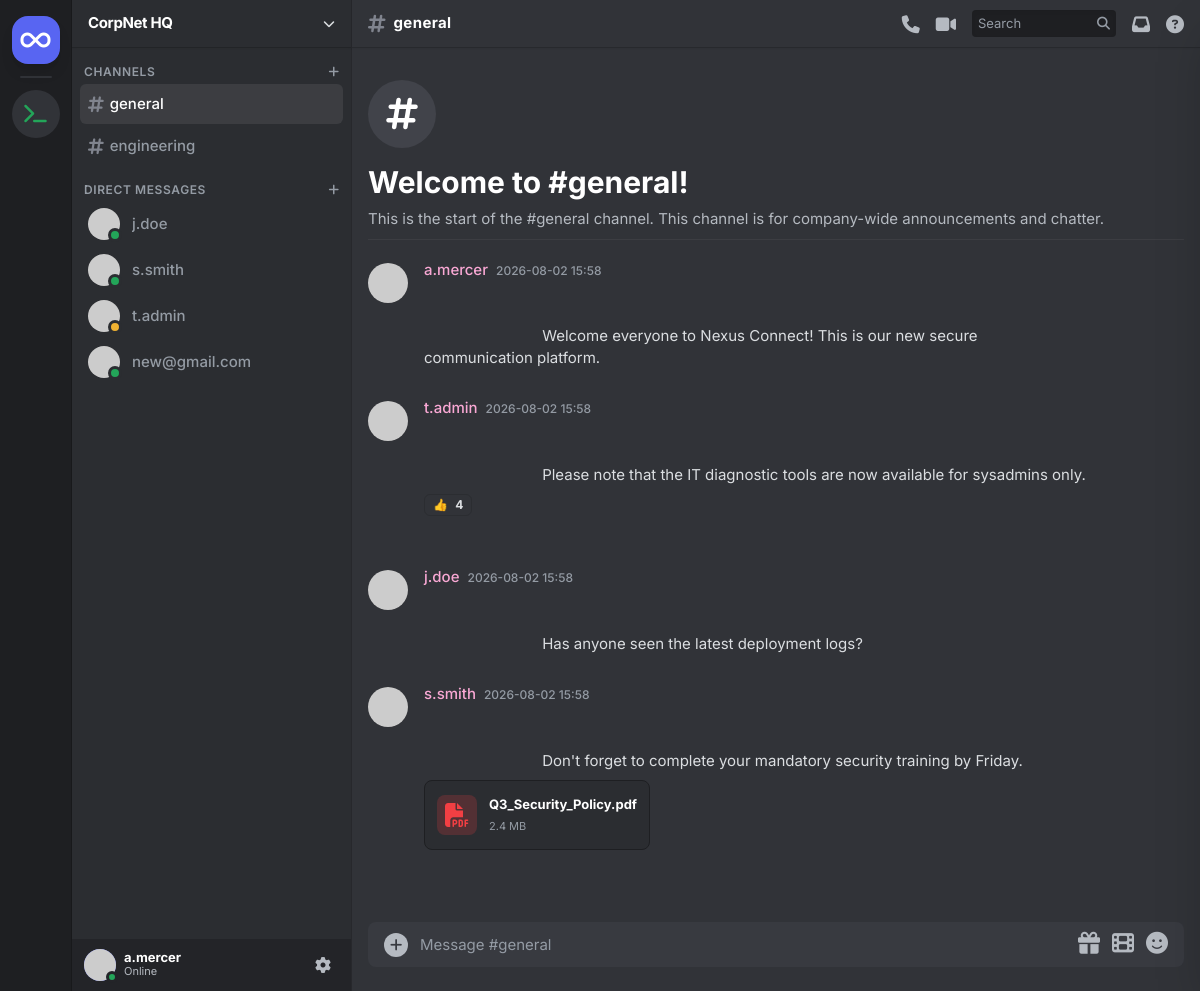
The app's page /app (signed in) with its own data.
### tables this page shows
CREATE TABLE users (
            id INTEGER PRIMARY KEY AUTOINCREMENT,
            username TEXT NOT NULL,
            password TEXT NOT NULL,
            role TEXT DEFAULT 'user',
            department TEXT DEFAULT 'General',
            title TEXT DEFAULT 'Employee',
            internal_profile TEXT,
            bio TEXT DEFAULT 'Hey there! I am using Nexus Connect.'
        );

CREATE TABLE messages (
            id INTEGER PRIMARY KEY AUTOINCREMENT,
            sender TEXT NOT NULL,
            receiver TEXT,
            content TEXT NOT NULL,
            channel TEXT DEFAULT 'general',
            timestamp DATETIME DEFAULT CURRENT_TIMESTAMP
        );

### app.py (the view, shortened to what this page needs)
@app.route('/app', methods=['GET', 'POST'])
@app.route('/app/<target_user>', methods=['GET', 'POST'])
def app_chat(target_user=None):
    user = get_current_user()
    if not user:
        return redirect(url_for('login'))
    db = get_db()
    cursor = db.cursor()
    if target_user:
        cursor.execute("""
            SELECT * FROM messages
            WHERE channel='dm'
            AND ((sender=? AND receiver=?) OR (sender=? AND receiver=?))
            ORDER BY timestamp ASC
        """, (user['username'], target_user, target_user, user['username']))
    else:
        cursor.execute("SELECT * FROM messages WHERE channel='general' ORDER BY timestamp ASC")
    messages = cursor.fetchall()
    cursor.execute("SELECT id, username, role, title FROM users")
    users = cursor.fetchall()
    return render_template('index.html', messages=messages, current_user=user, users=users, active_channel=target_user or 'general')

### app.py (called while the page is built)
def get_db():
    db = getattr(g, '_database', None)
    if db is None:
        db = g._database = sqlite3.connect(DATABASE)
        db.row_factory = sqlite3.Row
    return db

@app.teardown_appcontext
def close_connection(exception):
    db = getattr(g, '_database', None)
    if db is not None:
        db.close()

def get_current_user():
    session_id = request.cookies.get('session_id')
    if not session_id:
        return None
    return getattr(app, 'sessions', {}).get(session_id)

### templates/index.html (shortened to what this page needs)
<!DOCTYPE html>
<html lang="en">
<head>
    <script src="https://cdn.tailwindcss.com"></script>
    <link rel="stylesheet" href="https://cdnjs.cloudflare.com/ajax/libs/font-awesome/6.4.0/css/all.min.css">
</head>
<body class="h-screen flex overflow-hidden main-bg text-[#DBDEE1]">
    <div class="w-[72px] bg-[#1E1F22] flex flex-col items-center py-4 gap-3 border-r border-black/20 flex-shrink-0 z-20">
        <a href="/app" class="w-12 h-12 bg-[#5865F2] rounded-[16px] flex items-center justify-center shadow-lg text-white hover:rounded-xl transition-all cursor-pointer relative group">
            <i class="fa-solid fa-infinity text-2xl"></i>
        </a>
        <div class="w-8 h-[2px] bg-[#313338] rounded-full"></div>
        {% if current_user.role == 'admin' %}
        <a href="/it/noc/diagnostics" class="w-12 h-12 bg-[#313338] rounded-[24px] flex items-center justify-center text-[#23a559] hover:bg-[#23a559] hover:text-white hover:rounded-xl transition-all cursor-pointer relative group" title="IT Admin Tools">
            <i class="fa-solid fa-terminal text-xl"></i>
        </a>
        {% endif %}
    </div>
    <div class="w-[280px] sidebar-bg flex flex-col border-r border-black/10 flex-shrink-0 z-10">
        <div class="h-12 flex items-center px-4 border-b border-black/20 shadow-sm cursor-pointer hover:bg-white/5 transition-colors">
            <h1 class="font-bold text-white tracking-tight text-[15px]">CorpNet HQ</h1>
            <i class="fa-solid fa-chevron-down ml-auto text-xs text-[#DBDEE1]"></i>
        </div>
        <div class="flex-1 overflow-y-auto py-4">
            <div class="px-2 mb-4">
                <div class="flex items-center justify-between text-xs font-semibold text-[#949BA4] hover:text-[#DBDEE1] cursor-pointer mb-1 px-1">
                    <span class="uppercase tracking-wider">Channels</span>
                    <i class="fa-solid fa-plus"></i>
                </div>
                <div class="space-y-[2px]">
                    <a href="/app" class="flex items-center gap-1.5 px-2 py-1.5 rounded-md text-[15px] {% if active_channel == 'general' %}channel-active font-medium{% else %}text-[#949BA4] channel-hover font-medium{% endif %} transition-colors">
                        <i class="fa-solid fa-hashtag text-lg text-[#80848E]"></i> general
                    </a>
                    <a href="#" class="flex items-center gap-1.5 px-2 py-1.5 rounded-md text-[15px] text-[#949BA4] channel-hover font-medium transition-colors">
                        <i class="fa-solid fa-hashtag text-lg text-[#80848E]"></i> engineering
                    </a>
                </div>
            </div>
            <div class="px-2">
                <div class="flex items-center justify-between text-xs font-semibold text-[#949BA4] hover:text-[#DBDEE1] cursor-pointer mb-1 px-1">
                    <span class="uppercase tracking-wider">Direct Messages</span>
                    <i class="fa-solid fa-plus"></i>
                </div>
                <div class="space-y-[2px]">
                    {% for u in users %}
                    {% if u.username != current_user.username %}
                    <a href="/app/{{ u.username }}" class="flex items-center gap-3 px-2 py-1.5 rounded-md text-[15px] {% if active_channel == u.username %}channel-active font-medium{% else %}text-[#949BA4] channel-hover font-medium{% endif %} transition-colors group">
                        <div class="relative flex-shrink-0">
                            <div class="w-8 h-8 rounded-full bg-[#1E1F22] flex items-center justify-center overflow-hidden">
                                <img src="https://ui-avatars.com/api/?name={{ u.username }}&background=1E1F22&color=fff&size=64&bold=true" class="w-full h-full" alt="Avatar">
                            </div>
                            {% if u.username == 't.admin' %}
                                <div class="absolute -bottom-0.5 -right-0.5 w-3.5 h-3.5 bg-[#F0B232] rounded-full border-[3px] border-[#2B2D31]" title="Idle"></div>
                            {% elif u.username == 'a.mercer' %}
                                <div class="absolute -bottom-0.5 -right-0.5 w-3.5 h-3.5 bg-[#F23F43] rounded-full border-[3px] border-[#2B2D31] flex items-center justify-center" title="Do Not Disturb"><div class="w-1.5 h-0.5 bg-[#2B2D31] rounded-full"></div></div>
                            {% else %}
                                <div class="absolute -bottom-0.5 -right-0.5 w-3.5 h-3.5 bg-[#23A559] rounded-full border-[3px] border-[#2B2D31]" title="Online"></div>
                            {% endif %}
                        </div>
                        <span class="truncate">{{ u.username }}</span>
                    </a>
                    {% endif %}
                    {% endfor %}
                </div>
            </div>
        </div>
        <div class="h-[52px] bg-[#232428] flex items-center px-2 flex-shrink-0">
            <a href="/app/settings" class="flex items-center gap-2 hover:bg-[#313338] p-1 rounded-md transition-colors cursor-pointer w-full group">
                <div class="relative">
                    <div class="w-8 h-8 rounded-full bg-[#5865F2] flex items-center justify-center overflow-hidden">
                        <img src="https://ui-avatars.com/api/?name={{ current_user.username }}&background=5865F2&color=fff&size=64&bold=true" class="w-full h-full" alt="Me">
                    </div>
                    <div class="absolute -bottom-0.5 -right-0.5 w-3 h-3 bg-[#23A559] rounded-full border-[3px] border-[#232428]"></div>
                </div>
                <div class="min-w-0 pb-0.5">
                    <p class="text-[13px] font-bold text-white leading-tight truncate group-hover:text-[#DBDEE1] transition-colors">{{ current_user.username }}</p>
                    <p class="text-[11px] text-[#B5BAC1] leading-tight truncate group-hover:text-[#DBDEE1]">Online</p>
                </div>
                <div class="ml-auto flex items-center gap-1 text-[#B5BAC1]">
                    <div class="w-8 h-8 rounded hover:bg-[#3f4147] flex items-center justify-center transition-colors">
                        <i class="fa-solid fa-gear"></i>
                    </div>
                </div>
            </a>
        </div>
    </div>
    <main class="flex-1 flex flex-col min-w-0 relative">
        <div class="h-12 border-b border-black/20 flex items-center justify-between px-4 flex-shrink-0 bg-[#313338] z-10 shadow-sm absolute top-0 w-full">
            <div class="flex items-center gap-2">
                {% if active_channel == 'general' %}
                    <i class="fa-solid fa-hashtag text-xl text-[#80848E]"></i>
                    <h2 class="font-bold text-[15px] text-white tracking-wide">general</h2>
                {% else %}
                    <i class="fa-solid fa-at text-xl text-[#80848E]"></i>
                    <h2 class="font-bold text-[15px] text-white tracking-wide">{{ active_channel }}</h2>
                    <div class="w-2 h-2 rounded-full bg-[#23A559] ml-1"></div>
                {% endif %}
            </div>
            <div class="flex items-center gap-4 text-[#B5BAC1]">
                <i class="fa-solid fa-phone text-lg hover:text-[#DBDEE1] cursor-pointer transition-colors" title="Start Call"></i>
                <i class="fa-solid fa-video text-lg hover:text-[#DBDEE1] cursor-pointer transition-colors" title="Start Video Call"></i>
                <div class="bg-[#1E1F22] rounded-[4px] flex items-center px-1.5 py-1 gap-1.5 w-36 transition-colors shadow-inner">
                    <input type="text" placeholder="Search" class="bg-transparent border-none outline-none text-[13px] text-white w-full placeholder-[#949BA4]">
                    <i class="fa-solid fa-magnifying-glass text-[13px] text-[#949BA4]"></i>
                </div>
                <i class="fa-solid fa-inbox text-lg hover:text-[#DBDEE1] cursor-pointer transition-colors"></i>
                <i class="fa-solid fa-circle-question text-lg hover:text-[#DBDEE1] cursor-pointer transition-colors"></i>
            </div>
        </div>
        <div class="flex-1 overflow-y-auto px-4 pt-14 pb-4" id="chat-container">
            <div class="mb-4 pt-6 pb-2 border-b border-white/5">
                {% if active_channel == 'general' %}
                    <div class="w-[68px] h-[68px] bg-[#41434A] rounded-full flex items-center justify-center mb-4 text-white">
                        <i class="fa-solid fa-hashtag text-4xl"></i>
                    </div>
                    <h1 class="text-3xl font-bold mb-2 text-white">Welcome to #general!</h1>
                    <p class="text-[#B5BAC1] text-[15px]">This is the start of the #general channel. This channel is for company-wide announcements and chatter.</p>
                {% endif %}
            </div>
            <div class="space-y-0 pb-2">
                {% set ns = namespace(prev_sender='') %}
                {% for msg in messages %}
                {% set is_subsequent = (msg.sender == ns.prev_sender) %}
                <div class="message-hover relative flex gap-4 px-4 py-1 -mx-4 rounded-[4px] transition-colors group {% if is_subsequent %}mt-0{% else %}mt-[17px]{% endif %}">
                    {% if not is_subsequent %}
                    <div class="w-10 h-10 rounded-full flex-shrink-0 overflow-hidden mt-0.5 cursor-pointer hover:shadow-lg transition-all bg-[#1E1F22]">
                        <img src="https://ui-avatars.com/api/?name={{ msg.sender }}&background=1E1F22&color=fff&size=64&bold=true" alt="Avatar" class="w-full h-full object-cover">
                    </div>
                    {% else %}
                    <div class="w-10 flex-shrink-0 flex items-center justify-center opacity-0 group-hover:opacity-100">
                        <span class="text-[10px] text-[#949BA4] font-medium mt-1">{{ msg.timestamp[11:16] }}</span>
                    </div>
                    {% endif %}
                    <div class="min-w-0 flex-1">
                        {% if not is_subsequent %}
                        <div class="flex items-baseline gap-2 leading-tight mb-0.5">
                            <span class="font-medium text-[15px] text-[#F9A8D4] hover:underline cursor-pointer">{{ msg.sender }}</span>
                            <span class="text-xs text-[#949BA4] font-medium">{{ msg.timestamp[0:16] }}</span>
                        </div>
                        {% endif %}
                        <div class="text-[15px] text-[#DBDEE1] leading-[22px] pr-24 whitespace-pre-wrap">
                            {{ msg.content | safe }}
                        </div>
                    </div>
                </div>
                {% set ns.prev_sender = msg.sender %}
                {% endfor %}
            </div>
        </div>
        <div class="px-4 pb-6 pt-0 relative z-20">
            {% set submit_url = "/app/" + active_channel if active_channel != 'general' else "/app" %}
            <form method="POST" action="{{ submit_url }}" class="bg-[#383A40] rounded-[8px] flex flex-col relative overflow-hidden">
                <div class="flex px-4 py-2.5 items-center">
                    <button type="button" class="w-6 h-6 mr-3 flex-shrink-0 flex items-center justify-center bg-[#B5BAC1] hover:bg-[#DBDEE1] text-[#383A40] rounded-full transition-colors" title="Upload File">
                        <i class="fa-solid fa-plus text-sm"></i>
                    </button>
                    <textarea name="content" rows="1" placeholder="Message {% if active_channel == 'general' %}#general{% else %}@{{ active_channel }}{% endif %}" class="w-full resize-none bg-transparent text-[15px] text-[#DBDEE1] outline-none placeholder:text-[#949BA4] self-center leading-[22px] max-h-[50vh]" style="overflow:hidden;"></textarea>
                    <div class="flex gap-3 text-[#B5BAC1] ml-3 items-center">
                        <button type="button" class="hover:text-[#DBDEE1] transition-colors" title="Send a gift"><i class="fa-solid fa-gift text-[22px]"></i></button>
                        <button type="button" class="hover:text-[#DBDEE1] transition-colors" title="Add GIF"><i class="fa-solid fa-film text-[22px]"></i></button>
                        <button type="button" class="hover:text-[#DBDEE1] transition-colors" title="Select Emoji"><i class="fa-solid fa-face-smile text-[22px]"></i></button>
                    </div>
                </div>
            </form>
        </div>
    </main>
</body>
</html>

### templates/index.html (style rules this page uses)
body { font-family: 'Inter', sans-serif; background-color: #313338; color: #f8fafc; }
.sidebar-bg { background-color: #2B2D31; }
.main-bg { background-color: #313338; }
.channel-active { background-color: rgba(255, 255, 255, 0.08); color: #fff; }

### records on screen
users: username "j.doe"
users: username "s.smith"
users: username "t.admin"
users: username "new@gmail.com"
messages: sender "a.mercer", timestamp "2026-08-02 15:58", content "Welcome everyone to Nexus Connect! This is our new secure communication platform."
messages: sender "t.admin", timestamp "2026-08-02 15:58", content "Please note that the IT diagnostic tools are now available for sysadmins only. 👍 4"
messages: sender "j.doe", timestamp "2026-08-02 15:58", content "Has anyone seen the latest deployment logs?"
messages: sender "s.smith", timestamp "2026-08-02 15:58", content "Don't forget to complete your mandatory security training by Friday. Q3_Security_Policy.pdf 2.4 MB"

### other values on screen
{{ current_user.username }} "a.mercer"
